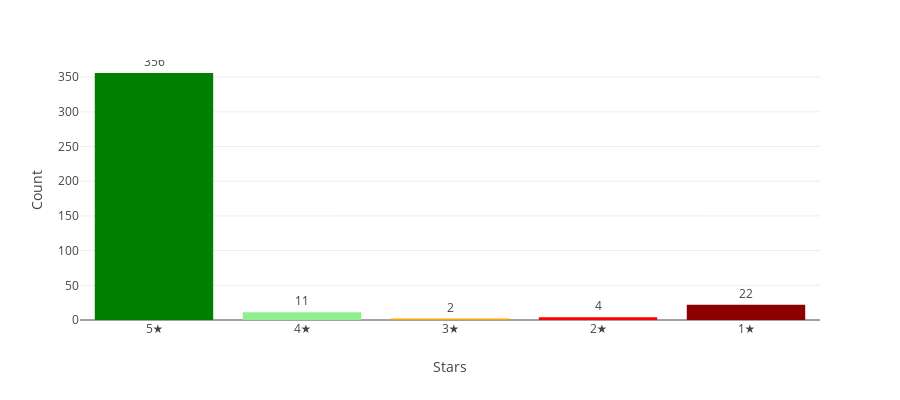

Notebook code cell kept with this figure:
### Code cell
fig.update_traces(textposition="outside")
fig.update_layout(showlegend=False, height=400)

### Figure 1 — Plotly figure (JSON) as saved in the notebook; plotly's stock layout.template omitted (floating-point values rounded to 4 significant figures)
{"data": [{"hovertemplate": "Stars=%{x}<br>Count=%{text}<extra></extra>", "legendgroup": "5★", "marker": {"color": "green", "pattern": {"shape": ""}}, "name": "5★", "orientation": "v", "showlegend": true, "text": [356.0], "textposition": "outside", "type": "bar", "x": ["5★"], "xaxis": "x", "y": [356], "yaxis": "y"}, {"hovertemplate": "Stars=%{x}<br>Count=%{text}<extra></extra>", "legendgroup": "4★", "marker": {"color": "lightgreen", "pattern": {"shape": ""}}, "name": "4★", "orientation": "v", "showlegend": true, "text": [11.0], "textposition": "outside", "type": "bar", "x": ["4★"], "xaxis": "x", "y": [11], "yaxis": "y"}, {"hovertemplate": "Stars=%{x}<br>Count=%{text}<extra></extra>", "legendgroup": "3★", "marker": {"color": "orange", "pattern": {"shape": ""}}, "name": "3★", "orientation": "v", "showlegend": true, "text": [2.0], "textposition": "outside", "type": "bar", "x": ["3★"], "xaxis": "x", "y": [2], "yaxis": "y"}, {"hovertemplate": "Stars=%{x}<br>Count=%{text}<extra></extra>", "legendgroup": "2★", "marker": {"color": "red", "pattern": {"shape": ""}}, "name": "2★", "orientation": "v", "showlegend": true, "text": [4.0], "textposition": "outside", "type": "bar", "x": ["2★"], "xaxis": "x", "y": [4], "yaxis": "y"}, {"hovertemplate": "Stars=%{x}<br>Count=%{text}<extra></extra>", "legendgroup": "1★", "marker": {"color": "darkred", "pattern": {"shape": ""}}, "name": "1★", "orientation": "v", "showlegend": true, "text": [22.0], "textposition": "outside", "type": "bar", "x": ["1★"], "xaxis": "x", "y": [22], "yaxis": "y"}], "layout": {"barmode": "relative", "height": 400, "legend": {"title": {"text": "Stars"}, "tracegroupgap": 0}, "margin": {"t": 60}, "showlegend": false, "xaxis": {"anchor": "y", "categoryarray": ["5★", "4★", "3★", "2★", "1★"], "categoryorder": "array", "domain": [0, 1], "title": {"text": "Stars"}}, "yaxis": {"anchor": "x", "domain": [0, 1], "title": {"text": "Count"}}}}
